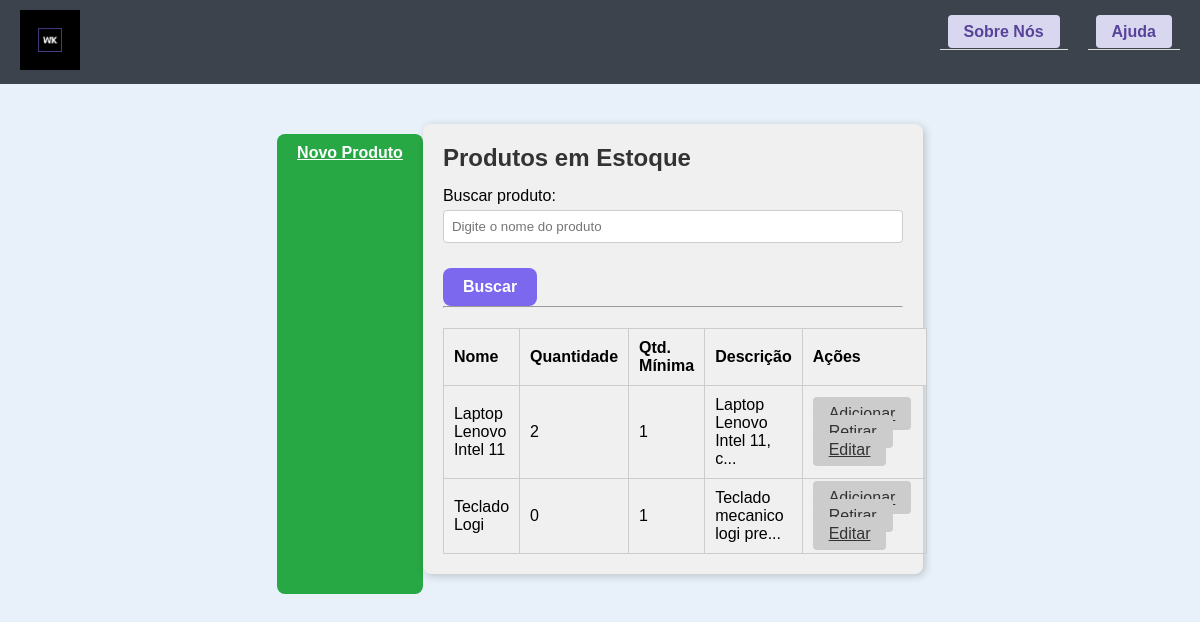
Screenshot of /produtos/ (signed in) with the database file from the repository.
### app/models.py (models this page shows)
class Produto(db.Model):
    id = db.Column(db.Integer, primary_key=True)
    nome = db.Column(db.String, nullable=True)
    quantidade = db.Column(db.Integer, nullable=True)
    quantidade_minima = db.Column(db.Integer, nullable=True, default = 0)
    descricao = db.Column(db.Text, nullable=True)

### app/views.py (the view)
@app.route('/produtos/', methods=['GET', 'POST'])
@login_required
def produtos():
    form = ProdutoForm()
    termo_busca = request.args.get('busca', '')
    if termo_busca:
        produtos = Produto.query.filter(Produto.nome.ilike(f'%{termo_busca}%')).all()
    else:
        produtos = Produto.query.order_by(Produto.nome.asc()).all()
    if form.validate_on_submit():
        form.save()
        flash('Produto cadastrado com sucesso!', 'success')
        return redirect(url_for('produtos'))
    return render_template('produtos.html', form=form, produtos=produtos)

### app/forms.py (shortened to what this page needs)
class ProdutoForm(FlaskForm):
    nome = StringField('Nome do Produto', validators=[
        DataRequired(message="O nome é obrigatório."),
        Length(max=100, message="O nome deve ter no máximo 100 caracteres.")
    ])
    quantidade = IntegerField('Quantidade em Estoque', validators=[
        DataRequired(message="Informe a quantidade."),
        NumberRange(min=0, message="A quantidade não pode ser negativa.")
    ])
    quantidade_minima = IntegerField('Quantidade Mínima Permitida', validators=[
        DataRequired(message="Informe a quantidade mínima."),
        NumberRange(min=0, message="A quantidade mínima não pode ser negativa.")
    ])
    descricao = TextAreaField('Descrição do Produto', validators=[
        Length(max=1000, message="A descrição deve ter no máximo 1000 caracteres.")
    ])
    btnSubmit = SubmitField('Salvar')
    def __init__(self, *args, produto=None, **kwargs):
        super().__init__(*args, **kwargs)
        self.produto = produto  # Produto atual (usado na edição)

### app/models.py (called while the page is built)
@login_manager.user_loader
def load_user(user_id):
    return User.query.get(user_id)

### app/templates/produtos.html
{% extends 'base.html' %}
{% block content %}
<a href="{{ url_for('cadastrar_produto') }}" class="botao novo-produto">Novo Produto</a>
<div class="formulario">
    <h2>Produtos em Estoque</h2>
    <form method="GET" action="{{ url_for('produtos') }}">
        <label for="busca">Buscar produto:</label>
        <input type="text" name="busca" id="busca" placeholder="Digite o nome do produto">
        <button type="submit" class="botao">Buscar</button>
    </form>
    <hr>
    <table>
        <thead>
            <tr>
                <th>Nome</th>
                <th>Quantidade</th>
                <th>Qtd. Mínima</th>
                <th>Descrição</th>
                <th>Ações</th>
            </tr>
        </thead>
        <tbody>
            {% for produto in produtos %}
            <tr>
                <td>{{ produto.nome }}</td>
                <td>{{ produto.quantidade }}</td>
                <td>{{ produto.quantidade_minima }}</td>
                <td>{{ produto.descricao[:25] }}{{ '...' if produto.descricao|length > 25 else '' }}</td>
                <td>
                    <a href="{{ url_for('adicionar_produto', id=produto.id) }}" class="btn-secondary">Adicionar</a>
                    <a href="{{ url_for('retirar_produto', id=produto.id) }}" class="btn-secondary">Retirar</a>
                    <a href="{{ url_for('editar_produto', id=produto.id) }}" class="btn-secondary">Editar</a>
                </td>
            </tr>
            {% endfor %}
        </tbody>
    </table>
</div>
{% endblock %}

### app/static/css/style.css (style rules this page uses)
* { margin: 0; padding: 0; box-sizing: border-box; }
body { font-family: 'Trebuchet MS', sans-serif; background-color: #e8f1f9; min-width: 370px; }
.formulario { background-color: #f0f0f0; border-radius: 8px; padding: 20px; margin-bottom: 20px; box-shadow: 2px 2px 8px rgba(0, 0, 0, 0.2); width: 100%; max-width: 500px; }
.formulario h2 { margin-bottom: 15px; color: #333; }
.formulario label { display: block; margin-top: 10px; margin-bottom: 5px; }
.formulario input { width: 100%; padding: 8px; margin-bottom: 15px; border: 1px solid #ccc; border-radius: 4px; }
.botao { display: block; margin-top: 10px; padding: 10px 20px; background-color: #7b68ee; color: white; border: none; border-radius: 8px; cursor: pointer; font-size: 16px; font-weight: bold; }
.btn-secondary { background-color: #ccc; color: #333; border: none; padding: 8px 16px; border-radius: 4px; cursor: pointer; }
table { width: 100%; border-collapse: collapse; margin-top: 20px; }
table th, table td { border: 1px solid #ccc; padding: 10px; text-align: left; }
table th { background-color: #f0f0f0; }
table td a { margin-right: 5px; }
.botao.novo-produto { background-color: #28a745; }

### rows the page displays
Produto: nome "Laptop Lenovo Intel 11", quantidade "2", quantidade_minima "1", descricao "Laptop Lenovo Intel 11, c", descricao "..."
Produto: nome "Teclado Logi", quantidade "0", quantidade_minima "1", descricao "Teclado mecanico logi pre", descricao "..."
